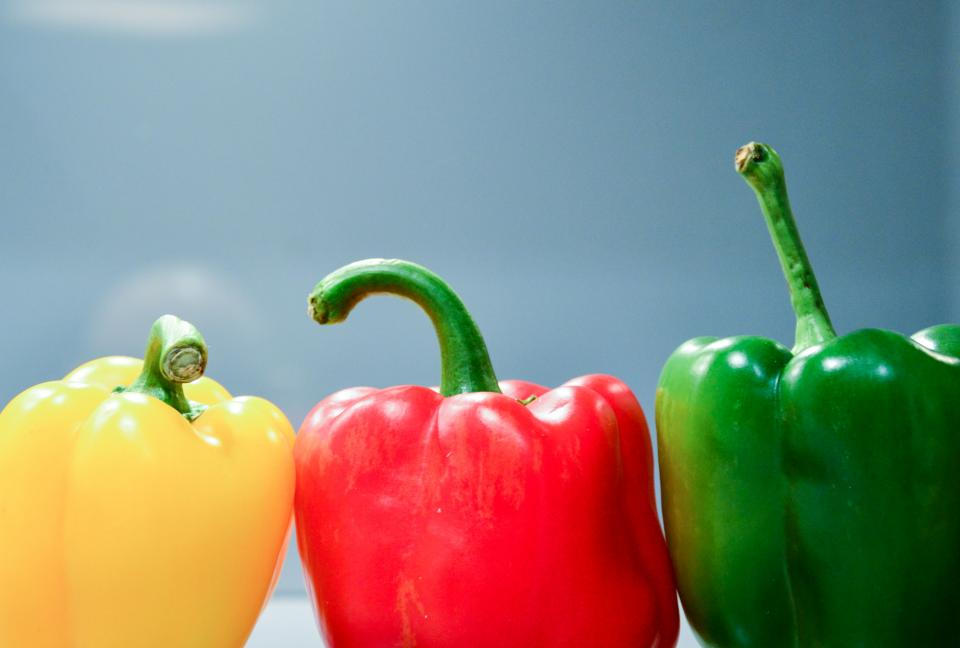
//> input picture week4-cpp/data/images/capsicum.jpg, 960 x 648 px
$ ./LabColorSpace   (built with g++ and OpenCV 4)
//> lines starting //> are read from the running program, lines starting //| are printed output that depends on the picture
### week4-cpp/ColorSpaces/dataPath.hpp
std::string DATA_PATH = "../data/";

### week4-cpp/ColorSpaces/LabColorSpace.cpp
#include <iostream>
#include "dataPath.hpp"
#include <opencv2/opencv.hpp>
#include <opencv2/imgproc.hpp>

using namespace std;
using namespace cv;

int main(){
// read the image in BGR format
Mat bgr = imread(DATA_PATH+"images/capsicum.jpg");
//> bgr is the input picture: 648 rows x 960 cols, CV_8UC3; mean B, G, R 121.7, 135.9, 138.8

// convert from bgr to LAB format
Mat labImage;
cvtColor(bgr, labImage, COLOR_BGR2Lab);
//> labImage: 648 rows x 960 cols, CV_8UC3; mean of channels 0, 1, 2 151.6, 128.6, 140.2

vector<Mat> channels(3);
split(labImage,channels);
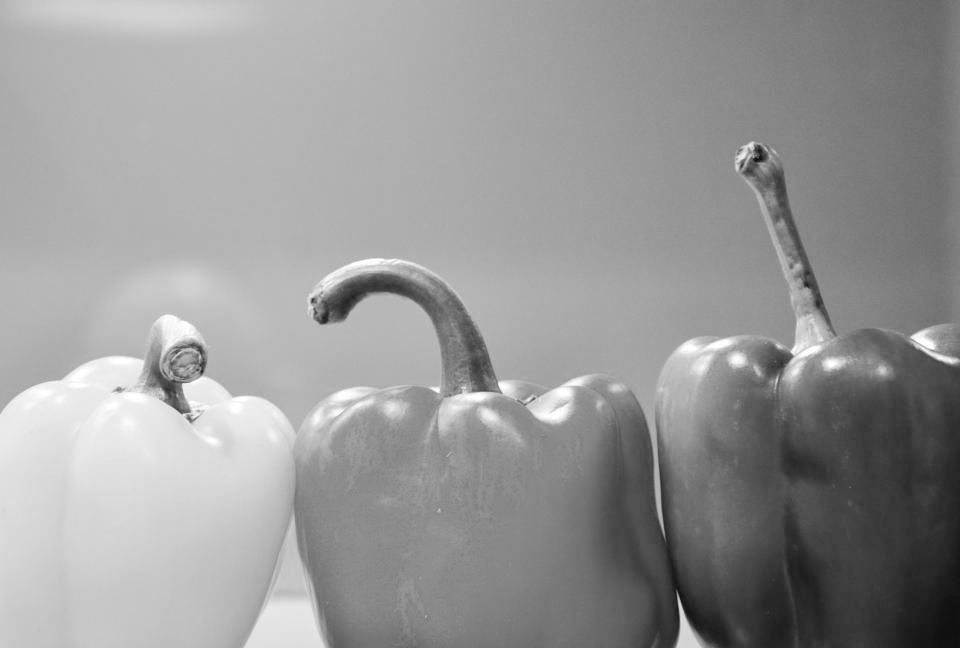
//> channels[0]: 648 rows x 960 cols, CV_8UC1; min 9, max 255, mean 151.6
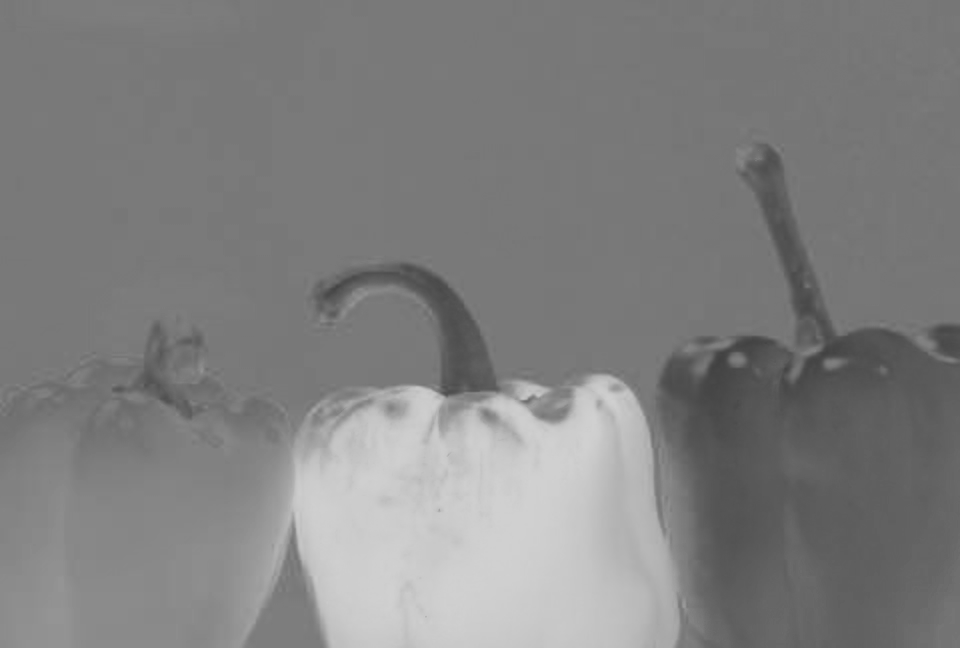
//> channels[1]: 648 rows x 960 cols, CV_8UC1; min 64, max 209, mean 128.6
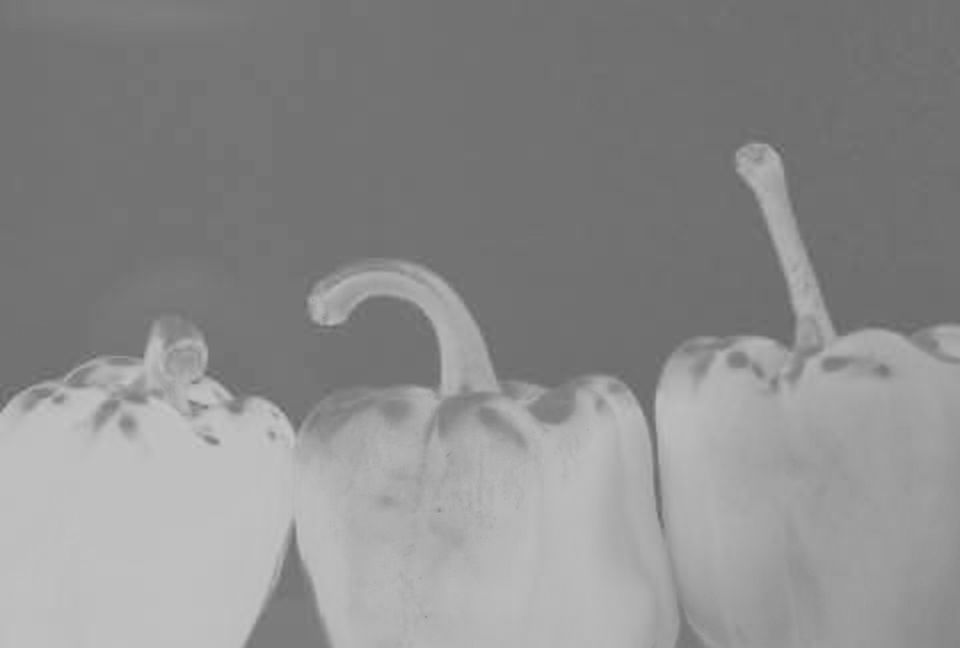
//> channels[2]: 648 rows x 960 cols, CV_8UC1; min 99, max 197, mean 140.2

imshow("L Channel",channels[0]);
imshow("A Channel",channels[1]);
imshow("B Channel",channels[2]);
waitKey(0);

return 0;
}
